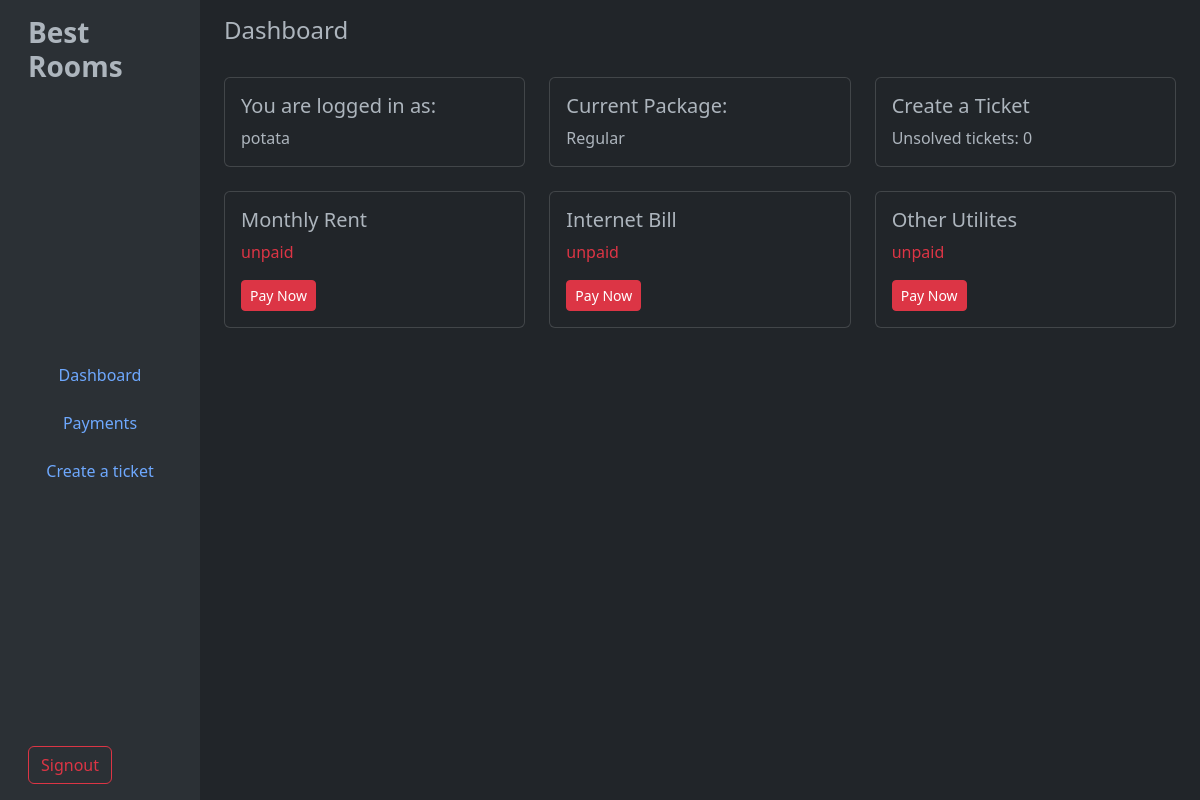
Page /customer (signed in) on the committed database.
### tables this page shows
CREATE TABLE "Tenants" (
	"tenantID"	INTEGER,
	"userID"	INTEGER NOT NULL,
	"name"	TEXT,
	"roomID"	INTEGER,
	"phone"	TEXT,
	PRIMARY KEY("tenantID" AUTOINCREMENT),
	FOREIGN KEY("roomID") REFERENCES "Rooms"("roomID"),
	FOREIGN KEY("userID") REFERENCES "Users"("userID")
);

CREATE TABLE Rooms (
    roomID INTEGER PRIMARY KEY AUTOINCREMENT,
    roomName TEXT NOT NULL,
    "type" TEXT,
    status TEXT NOT NULL);

CREATE TABLE "Payments" (
	"paymentID"	INTEGER,
	"tenantID"	INTEGER NOT NULL,
	"payment"	INT,
	"status"	TEXT NOT NULL,
	"transactionID"	TEXT NOT NULL, `month` TEXT, `amount` TEXT, `type` TEXT,
	PRIMARY KEY("paymentID" AUTOINCREMENT),
	FOREIGN KEY("payment") REFERENCES "Bills"("billID"),
	FOREIGN KEY("tenantID") REFERENCES "Tenants"("tenantID")
);

### app.py (the view)
@app.route('/customer')
def customer():
    userID = session['id']
    data = {'username': session['user'],'package':getPackage(userID),'bill': getBillStatus(userID),'internetbill':getInternetBillStatus(userID), 'utilitybill': getUtilityBillStatus(userID), 'ticketCount':getTicketCount(userID)}
    return render_template('customer.html', data=data)

### database/user.py (called while the page is built)
def dbConnect():
    return sqlite3.connect('database/main.db')

def getTicketCount(tenantID):
    connection = dbConnect()
    cursor = connection.cursor()
    cursor.execute(f"SELECT COUNT(*) FROM Tickets WHERE tenantID='{tenantID}' and status='Open'")
    result = cursor.fetchall()[0][0]
    connection.close()
    return result

def getPackage(tenantID):
    connection = dbConnect()
    cursor = connection.cursor()
    cursor.execute(f"SELECT roomID FROM Tenants WHERE userID='{tenantID}'")
    roomID = cursor.fetchall()[0][0]
    cursor.execute(f"SELECT type FROM Rooms WHERE roomID='{roomID}'")
    result = cursor.fetchall()[0][0]
    connection.close()
    return result

def getBillStatus(userID):
    connection = dbConnect()
    cursor = connection.cursor()
    cursor.execute(f"SELECT tenantID FROM Tenants WHERE userID='{userID}'")
    tenantID = cursor.fetchone()[0]
    cursor.execute(f"SELECT status FROM Payments WHERE (status='unpaid' OR status='unverified') AND month='{strftime('%Y-%m')}' AND type='rent' AND tenantID='{tenantID}'")
    result = cursor.fetchall()
    connection.close()
    if len(result)==0:
        return False
    else:
        return result[0][0]

def getInternetBillStatus(userID):
    connection = dbConnect()
    cursor = connection.cursor()
    cursor.execute(f"SELECT tenantID FROM Tenants WHERE userID='{userID}'")
    tenantID = cursor.fetchone()[0]
    cursor.execute(f"SELECT status FROM Payments WHERE (status='unpaid' OR status='unverified') AND month='{strftime('%Y-%m')}' AND type='internet' AND tenantID='{tenantID}'")
    result = cursor.fetchall()
    connection.close()
    if len(result)==0:
        return False
    else:
        return result[0][0]

def getUtilityBillStatus(userID):
    connection = dbConnect()
    cursor = connection.cursor()
    cursor.execute(f"SELECT tenantID FROM Tenants WHERE userID='{userID}'")
    tenantID = cursor.fetchone()[0]
    cursor.execute(f"SELECT status FROM Payments WHERE (status='unpaid' OR status='unverified') AND month='{strftime('%Y-%m')}' AND type='utility' AND tenantID='{tenantID}'")
    result = cursor.fetchall()
    connection.close()
    if len(result)==0:
        return False
    else:
        return result[0][0]

### templates/customer.html (shortened to what this page needs)
{% extends "cusbase.html" %}
{% block content %}
<main class="col-md-9 ms-sm-auto col-lg-10 px-md-4">
  <div class="d-flex justify-content-between flex-wrap flex-md-nowrap align-items-center pt-3 pb-2 mb-3">
    <h1 class="h4">Dashboard</h1>
  </div>
  <div class="row row-cols-1 row-cols-md-3 g-4">
    <div class="col">
      <div class="card p-3">
        <h5 class="card-title">You are logged in as:</h5>
        <p class="card-text">{{data['username']}}</p>
      </div>
    </div>
    <div class="col">
      <div class="card p-3">
        <h5 class="card-title">Current Package:</h5>
        <p class="card-text">{{data['package']}}</p>
      </div>
    </div>
    <div class="col">
      <div class="card p-3">
        <h5 class="card-title">Create a Ticket</h5>
        <p class="card-text">Unsolved tickets: {{data['ticketCount']}}</p>
      </div>
    </div>
    <div class="col">
      <div class="card p-3">
        <h5 class="card-title">Monthly Rent</h5>
        {% if data['bill'] %}
        <p class="card-text text-danger">{{data['bill']}}</p>
        <div>
          <a class="btn btn-danger btn-sm" type="button" href="/paybill" style="width: auto;">Pay Now</a>
        </div>
        {% endif %}
      </div>
    </div>
    <div class="col">
      <div class="card p-3">
        <h5 class="card-title">Internet Bill</h5>
        {% if data['internetbill'] %}
        <p class="card-text text-danger">{{data['internetbill']}}</p>
        <div>
          <a class="btn btn-danger btn-sm" type="button" href="/paybill" style="width: auto;">Pay Now</a>
        </div>
        {% endif %}
      </div>
    </div>
    <div class="col">
      <div class="card p-3">
        <h5 class="card-title">Other Utilites</h5>
        {% if data['utilitybill'] %}
        <p class="card-text text-danger">{{data['utilitybill']}}</p>
        <div>
          <a class="btn btn-danger btn-sm" type="button" href="/paybill" style="width: auto;">Pay Now</a>
        </div>
        {% endif %}
      </div>
    </div>
</main>
{% endblock %}

### rows in the picture
Tenants: username "potata"
Rooms: package "Regular"
Payments: bill "unpaid"
Payments: internetbill "unpaid"
Payments: utilitybill "unpaid"

### other values in the picture
{{ data['ticketCount'] }} "0"
